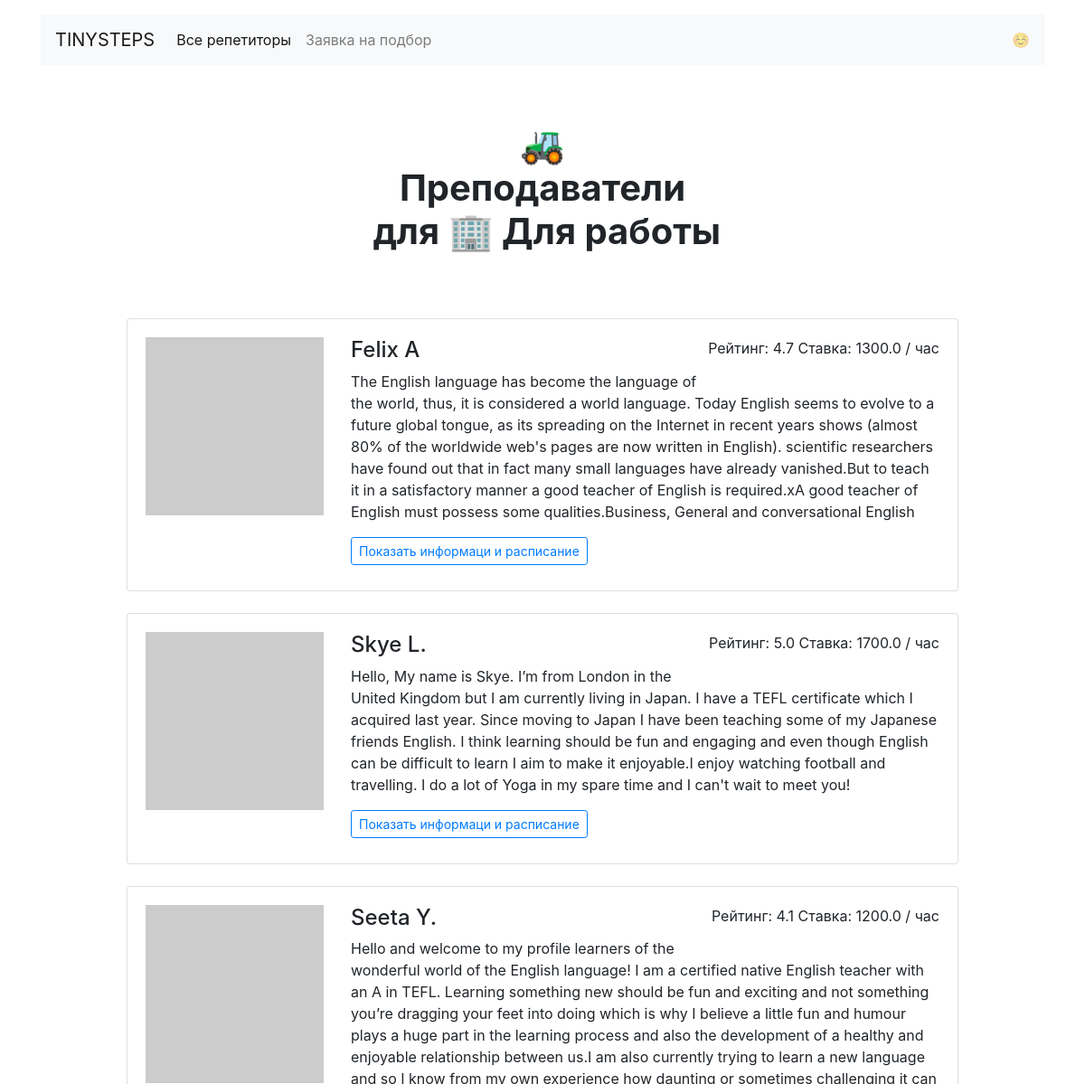
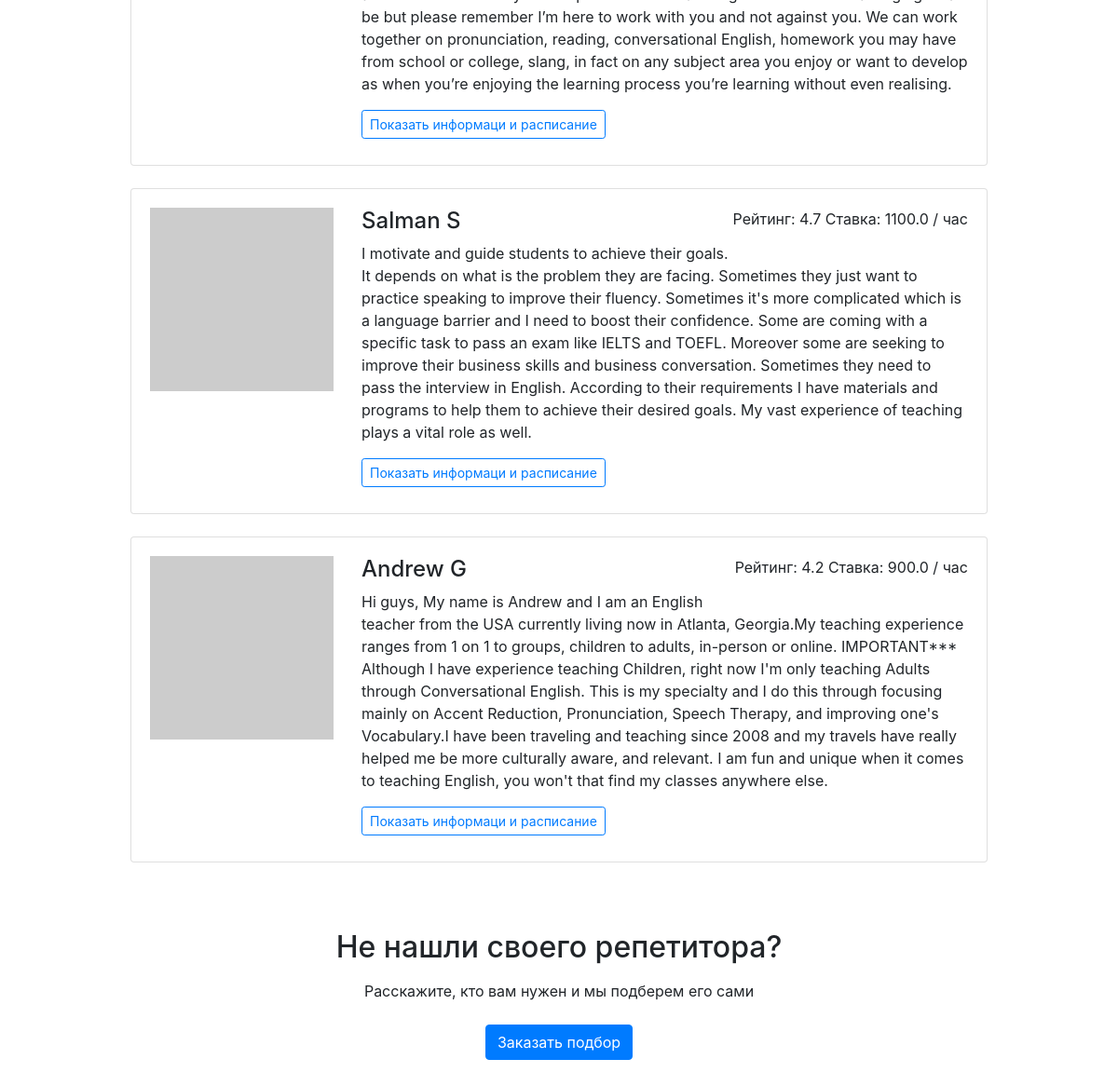
The page /goals/work on the database its author committed (2 pictures, top to bottom).
### models.py (models this page shows, shortened)
class Goal(db.Model):
	__tablename__ = 'goals'
	id = db.Column(db.Integer, primary_key=True)
	goal_slug = db.Column(db.String, unique=True)
	goal_text = db.Column(db.String, unique=True)
	teacher = db.relationship(
		'Teacher', secondary=teacher_goals_association, back_populates='goals')
	created_at = db.Column(db.DateTime, default=datetime.datetime.utcnow(),  nullable=False)

class Teacher(db.Model):
	__tablename__ = 'teachers'
	id = db.Column(db.Integer, primary_key=True)
	name = db.Column(db.String, nullable=False)
	email = db.Column(db.String, nullable=False, unique=True)
	about = db.Column(db.Text)
	rating = db.Column(db.Float)
	picture = db.Column(db.String)
	price = db.Column(db.Float)
	timetables = db.relationship('Timetable', back_populates='teacher')
	bookings = db.relationship('Booking', back_populates='teacher')
	goals = db.relationship('Goal', secondary=teacher_goals_association, back_populates='teacher')
	created_at = db.Column(db.DateTime, default=datetime.datetime.utcnow,  nullable=False)

### app.py (the view)
@app.route('/goals/<goal>')
def goals(goal):
    goal_render = Goal.query.filter(Goal.goal_slug == goal).first()
    profiles_data = goal_render.teacher
    return render_template('goal.html',
                           profiles_data=profiles_data,
                           goal=goal_render.goal_text)

### templates/goal.html
{% extends 'base.html' %}
{% block container %}
  <main class="container mt-3">
    <h1 class="h1 text-center w-50 mx-auto mt-1 py-5 mb-4"><strong>🚜<br />Преподаватели <br>  для {{ goal }}</strong></h1>
      <div class="row">
      <div class="col-12 col-lg-10 offset-lg-1 m-auto">
      {% for profile_data in profiles_data %}
        <div class="card mb-4">
          <div class="card-body">
            <div class="row">
              <div class="col-3"><img src="{{ profile_data.picture }}" class="img-fluid" alt=""></div>
              <div class="col-9">
                <p class="float-right">Рейтинг: {{ profile_data.rating }} Ставка: {{ profile_data.price }} / час</p>
                <h2 class="h4">{{ profile_data.name }}</h2>
                <p>{{ profile_data.about }}</p>
                <a href="/profile/{{ profile_data.id }}" class="btn btn-outline-primary btn-sm mr-3 mb-2">Показать информаци и расписание</a>
              </div>
            </div>
          </div>
        </div>
      {% endfor %}
      </div>
    </div>
    <h2 class="text-center mt-5 mb-3">Не нашли своего репетитора?</h2>
    <p class="text-center mb-4">Расскажите, кто вам нужен и мы подберем его сами</p>
    <div class="text-center pb-5">
        <a href="request.html" class="btn btn-primary">Заказать подбор</a>
    </div>
  </main>
{% endblock  %}

### rows shown on the page
Goal: goal_text "🏢 Для работы"
Teacher: rating "4.7", price "1300.0", name "Felix A", about "The English language has become the language of the world, thus, it is considered a world language. Today English seems to evolve to a future global tongue, as its spreading on the Internet in recent years shows (almost 80% of the worldwide web's pages are now written in English). scientific researchers have found out that in fact many small languages have already vanished.But to teach it in a satisfactory manner a good teacher of English is required.xA good teacher of English must possess some qualities.Business, General and conversational English"
Teacher: rating "5.0", price "1700.0", name "Skye L.", about "Hello, My name is Skye. I’m from London in the United Kingdom but I am currently living in Japan. I have a TEFL certificate which I acquired last year. Since moving to Japan I have been teaching some of my Japanese friends English. I think learning should be fun and engaging and even though English can be difficult to learn I aim to make it enjoyable.I enjoy watching football and travelling. I do a lot of Yoga in my spare time and I can't wait to meet you!"
Teacher: rating "4.1", price "1200.0", name "Seeta Y.", about "Hello and welcome to my profile learners of the wonderful world of the English language! I am a certified native English teacher with an A in TEFL. Learning something new should be fun and exciting and not something you’re dragging your feet into doing which is why I believe a little fun and humour plays a huge part in the learning process and also the development of a healthy and enjoyable relationship between us.I am also currently trying to learn a new language and so I know from my own experience how daunting or sometimes challenging it can be but please remember I’m here to work with you and not against you. We can work together on pronunciation, reading, conversational English,…"
Teacher: rating "4.7", price "1100.0", name "Salman S", about "I motivate and guide students to achieve their goals. It depends on what is the problem they are facing. Sometimes they just want to practice speaking to improve their fluency. Sometimes it's more complicated which is a language barrier and I need to boost their confidence. Some are coming with a specific task to pass an exam like IELTS and TOEFL. Moreover some are seeking to improve their business skills and business conversation. Sometimes they need to pass the interview in English. According to their requirements I have materials and programs to help them to achieve their desired goals. My vast experience of teaching plays a vital role as well."
Teacher: rating "4.2", price "900.0", name "Andrew G", about "Hi guys, My name is Andrew and I am an English teacher from the USA currently living now in Atlanta, Georgia.My teaching experience ranges from 1 on 1 to groups, children to adults, in-person or online. IMPORTANT*** Although I have experience teaching Children, right now I'm only teaching Adults through Conversational English. This is my specialty and I do this through focusing mainly on Accent Reduction, Pronunciation, Speech Therapy, and improving one's Vocabulary.I have been traveling and teaching since 2008 and my travels have really helped me be more culturally aware, and relevant. I am fun and unique when it comes to teaching English, you won't that find my classes anywhere else."
